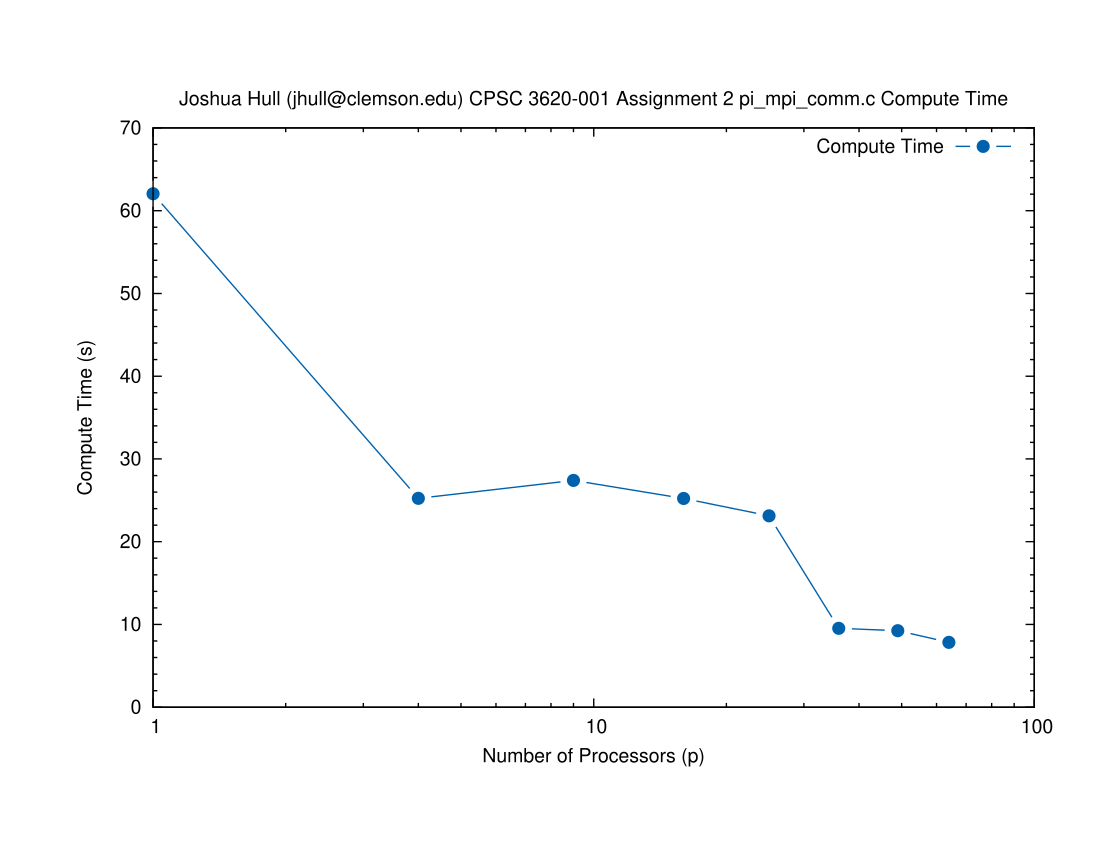

Recreate this plot in gnuplot.
set style line 1 lc rgb '#0060ad' lt 1 lw 2 pt 7 pi -1 ps 1.5
set pointintervalbox 3
set title 'Joshua Hull (jhull@clemson.edu) CPSC 3620-001 Assignment 2 pi_mpi_comm.c Compute Time'
set xlabel 'Number of Processors (p)'
set ylabel 'Compute Time (s)'
set logscale x
set mxtics
set mytics
set output 'comm_compute.ps'
set term postscript
plot 'comm_compute_time.dat' with linespoints ls 1 title 'Compute Time'
